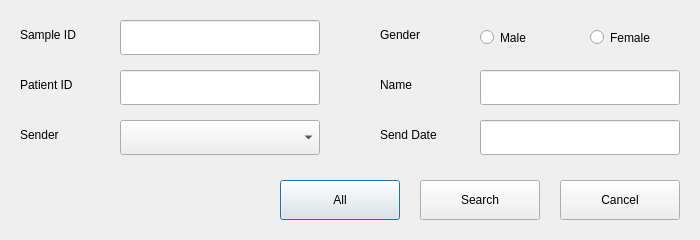
<?xml version="1.0" encoding="UTF-8"?>
<ui version="4.0">
 <class>ReviewSearchDialog</class>
 <widget class="QDialog" name="ReviewSearchDialog">
  <property name="geometry">
   <rect>
    <x>0</x>
    <y>0</y>
    <width>700</width>
    <height>240</height>
   </rect>
  </property>
  <property name="windowTitle">
   <string>ReviewSearchDialog</string>
  </property>
  <widget class="QLabel" name="lbSampleId">
   <property name="geometry">
    <rect>
     <x>20</x>
     <y>20</y>
     <width>80</width>
     <height>30</height>
    </rect>
   </property>
   <property name="text">
    <string>Sample ID</string>
   </property>
  </widget>
  <widget class="SampleIdLineEdit" name="leSampleId">
   <property name="geometry">
    <rect>
     <x>120</x>
     <y>20</y>
     <width>200</width>
     <height>35</height>
    </rect>
   </property>
  </widget>
  <widget class="QLabel" name="lbGender">
   <property name="geometry">
    <rect>
     <x>380</x>
     <y>20</y>
     <width>80</width>
     <height>30</height>
    </rect>
   </property>
   <property name="text">
    <string>Gender</string>
   </property>
  </widget>
  <widget class="QRadioButton" name="rbMale">
   <property name="geometry">
    <rect>
     <x>480</x>
     <y>20</y>
     <width>90</width>
     <height>35</height>
    </rect>
   </property>
   <property name="text">
    <string>Male</string>
   </property>
  </widget>
  <widget class="QRadioButton" name="rbFemale">
   <property name="geometry">
    <rect>
     <x>590</x>
     <y>20</y>
     <width>90</width>
     <height>35</height>
    </rect>
   </property>
   <property name="text">
    <string>Female</string>
   </property>
  </widget>
  <widget class="QLabel" name="lbPatientId">
   <property name="geometry">
    <rect>
     <x>20</x>
     <y>70</y>
     <width>80</width>
     <height>30</height>
    </rect>
   </property>
   <property name="text">
    <string>Patient ID</string>
   </property>
  </widget>
  <widget class="QLineEdit" name="lePatientId">
   <property name="enabled">
    <bool>true</bool>
   </property>
   <property name="geometry">
    <rect>
     <x>120</x>
     <y>70</y>
     <width>200</width>
     <height>35</height>
    </rect>
   </property>
  </widget>
  <widget class="QLabel" name="lbName">
   <property name="geometry">
    <rect>
     <x>380</x>
     <y>70</y>
     <width>80</width>
     <height>30</height>
    </rect>
   </property>
   <property name="text">
    <string>Name</string>
   </property>
  </widget>
  <widget class="QLineEdit" name="leName">
   <property name="enabled">
    <bool>true</bool>
   </property>
   <property name="geometry">
    <rect>
     <x>480</x>
     <y>70</y>
     <width>200</width>
     <height>35</height>
    </rect>
   </property>
  </widget>
  <widget class="QLabel" name="lbSender">
   <property name="geometry">
    <rect>
     <x>20</x>
     <y>120</y>
     <width>80</width>
     <height>30</height>
    </rect>
   </property>
   <property name="text">
    <string>Sender</string>
   </property>
  </widget>
  <widget class="QComboBox" name="cbSender">
   <property name="geometry">
    <rect>
     <x>120</x>
     <y>120</y>
     <width>200</width>
     <height>35</height>
    </rect>
   </property>
  </widget>
  <widget class="QLabel" name="lbSendDate">
   <property name="geometry">
    <rect>
     <x>380</x>
     <y>120</y>
     <width>80</width>
     <height>30</height>
    </rect>
   </property>
   <property name="text">
    <string>Send Date</string>
   </property>
  </widget>
  <widget class="DateLineEdit" name="leSendDate">
   <property name="geometry">
    <rect>
     <x>480</x>
     <y>120</y>
     <width>200</width>
     <height>35</height>
    </rect>
   </property>
  </widget>
  <widget class="QPushButton" name="pbAll">
   <property name="geometry">
    <rect>
     <x>280</x>
     <y>180</y>
     <width>120</width>
     <height>40</height>
    </rect>
   </property>
   <property name="text">
    <string>All</string>
   </property>
  </widget>
  <widget class="QPushButton" name="pbSearch">
   <property name="geometry">
    <rect>
     <x>420</x>
     <y>180</y>
     <width>120</width>
     <height>40</height>
    </rect>
   </property>
   <property name="text">
    <string>Search</string>
   </property>
  </widget>
  <widget class="QPushButton" name="pbCancel">
   <property name="geometry">
    <rect>
     <x>560</x>
     <y>180</y>
     <width>120</width>
     <height>40</height>
    </rect>
   </property>
   <property name="text">
    <string>Cancel</string>
   </property>
  </widget>
 </widget>
 <layoutdefault spacing="6" margin="11"/>
 <customwidgets>
  <customwidget>
   <class>LineEdit</class>
   <extends>QLineEdit</extends>
   <header>lineedit.h</header>
  </customwidget>
  <customwidget>
   <class>DateLineEdit</class>
   <extends>LineEdit</extends>
   <header>datelineedit.h</header>
  </customwidget>
  <customwidget>
   <class>SampleIdLineEdit</class>
   <extends>LineEdit</extends>
   <header>sampleidlineedit.h</header>
  </customwidget>
 </customwidgets>
 <resources/>
 <connections/>
</ui>
